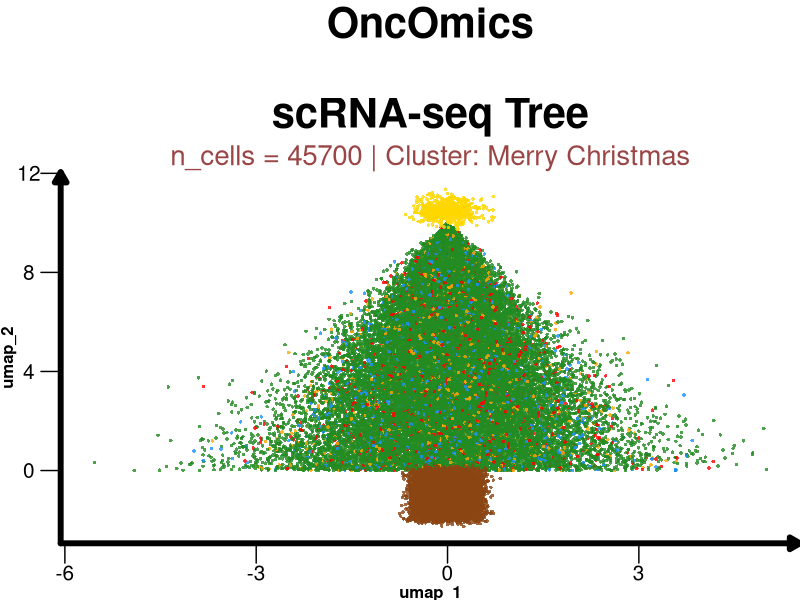

Write the R code that produced this figure.
library(ggplot2)
library(dplyr)
library(tibble)
set.seed(1225) # Seed for reproducibility (Christmas date!)
n_points_tree <- 40000
n_points_trunk <- 5000 

# Function to generate the foliage (Cone shape distribution)
### We generate points where the spread of X depends on the height of Y
generate_foliage <- function(n) {
  ### Y values: height of the tree (0 to 10)
  y <- runif(n, min = 0, max = 10)
  ### X values: wider at bottom, narrow at top (Cone shape)
  ### Width decreases as Y increases. We add Gaussian noise (rnorm) to make it look organic (like cells)
  width_factor <- (10 - y) / 10 
  x <- rnorm(n, mean = 0, sd = width_factor * 1.5)
  return(tibble(UMAP_1 = x, UMAP_2 = y, type = "Foliage"))
}

# --- Create Foliage ---
tree_data <- generate_foliage(n_points_tree)

# --- Create Trunk (Rectangular cluster) ---
trunk_data <- tibble(
  UMAP_1 = runif(n_points_trunk, min = -0.5, max = 0.5) + rnorm(n_points_trunk, 0, 0.1),
  UMAP_2 = runif(n_points_trunk, min = -2, max = 0) + rnorm(n_points_trunk, 0, 0.1),
  type = "Trunk"
)

# --- Create Star (Dense cluster at the top) ---
star_data <- tibble(
  UMAP_1 = rnorm(700, mean = 0, sd = 0.25),
  UMAP_2 = rnorm(700, mean = 10.5, sd = 0.25),
  type = "Star"
)

# Add "Ornaments" 
# We randomly select points from the foliage and change their identity
tree_data <- tree_data %>%
  mutate(type = case_when(
    type == "Foliage" & runif(n()) > 0.87 ~ sample(c("Red Ball", "Gold Ball", "Blue Ball"), n(), replace = TRUE),
    TRUE ~ type
  ))

# Combine all datasets
final_data <- bind_rows(tree_data, trunk_data, star_data)

# Define custom colors to match the Christmas theme
cluster_colors <- c(
  "Foliage"   = "#228B22",   # Forest Green
  "Trunk"     = "#8B4513",   # Saddle Brown
  "Star"      = "#FFD700",   # Gold
  "Red Ball"  = "#FF0000",   # Red
  "Gold Ball" = "#FFA500",   # Orange/Gold
  "Blue Ball" = "#1E90FF"    # Dodger Blue
)

# Plot using ggplot2
p <- ggplot(final_data, aes(x = UMAP_1, y = UMAP_2, color = type)) +
  # Use small point size and slight transparency for that "single-cell" look
  geom_point(size = 1.2, alpha = 0.8, stroke = 0) + 
  scale_color_manual(values = cluster_colors) +
 theme_void() + 
  theme(
    plot.background = element_rect(fill = "white", color = NA), 
    legend.position = "none", 
    plot.title = element_text(color = "black", hjust = 0.5, size = 30, face = "bold"),
    plot.subtitle = element_text(color = "#9b4646", hjust = 0.5, size = 20),
    axis.title = element_text(color = "black", size = 12, face = "bold"),
    axis.text = element_text(color = "black", size = 15),        # Sets the number size
    axis.ticks = element_line(color = "black", linewidth = 0.5), # Sets the tick mark thickness
    axis.ticks.length = unit(0.5, "cm"),                         # Sets how long the ticks are
    # Axis Lines
    axis.line = element_line(
      color = "black", 
      linewidth = 2, 
      arrow = arrow(length = unit(0.3, "cm"), type = "closed")
    ),
    axis.title.y = element_text(angle = 90, vjust = 1)
  
  ) +
  labs(
    title = "OncOmics\n\nscRNA-seq Tree",
    subtitle = "n_cells = 45700 | Cluster: Merry Christmas",
    x = "umap_1",
    y = "umap_2")

ggsave(plot = p, filename = "tree.png", path = "/media/hd/pimenta2/natal_decoracao",
  width = 9, 
  height = 10, dpi = 300)
